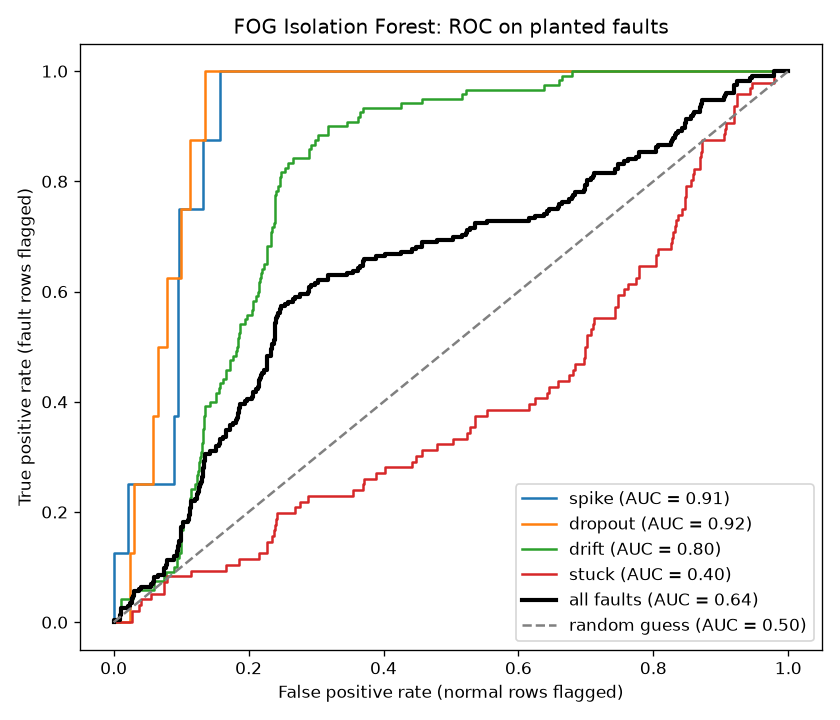

Write the Python code that produced this figure.
"""
Validate the Isolation Forest with synthetic faults.

We don't have true anomaly labels, so we plant faults with known locations
into the real sensor data and measure how well the deployed FOG model
(isolation_forest_model.pkl, 5-reading windows) ranks them above normal rows.
"""
import warnings
warnings.filterwarnings("ignore")

import pandas as pd
import numpy as np
import matplotlib.pyplot as plt
from sklearn.metrics import roc_auc_score, roc_curve
import FOGInference
from FOGInference import process_new_reading


SEED = 42
EVENTS_PER_TYPE = 8
GAP = 6  # rows kept clean between events so windows don't overlap two faults

fields = {
    'field3': 'Temperature',
    'field4': 'Humidity',
    'field5': 'eCO2',
    'field7': 'Dust',
}

# Fault type -> (length in rows, fields it can hit)
FAULTS = {
    'spike':   (1,  list(fields)),
    'dropout': (1,  ['field3', 'field4', 'field5']),  # dust is legitimately 0 sometimes
    'drift':   (15, list(fields)),
    'stuck':   (12, list(fields)),
}

rng = np.random.default_rng(SEED)


# ---------------------------------------------------------------
# 1. Load clean data
# ---------------------------------------------------------------
df = pd.read_csv("indoor_data.csv")
df['created_at'] = pd.to_datetime(df['created_at'])
df = df.sort_values('created_at').reset_index(drop=True)
df[list(fields)] = df[list(fields)].ffill().bfill()

std = df[list(fields)].std()


# ---------------------------------------------------------------
# 2. Plant faults at random, non-overlapping positions
# ---------------------------------------------------------------
faulty = df.copy()
faulty['fault'] = 'normal'
events = []
taken = np.zeros(len(faulty), dtype=bool)

for fault, (length, allowed_fields) in FAULTS.items():
    placed = 0
    while placed < EVENTS_PER_TYPE:
        start = int(rng.integers(GAP, len(faulty) - length - GAP))
        if taken[start - GAP:start + length + GAP].any():
            continue

        field = rng.choice(allowed_fields)
        rows = range(start, start + length)
        col = faulty.columns.get_loc(field)

        if fault == 'spike':
            faulty.iloc[start, col] += 6 * std[field]
        elif fault == 'dropout':
            faulty.iloc[start, col] = 0
        elif fault == 'drift':
            faulty.iloc[rows, col] += np.linspace(0, 5 * std[field], length)
        elif fault == 'stuck':
            faulty.iloc[rows, col] = faulty.iloc[start, col]

        faulty.iloc[rows, faulty.columns.get_loc('fault')] = fault
        taken[start:start + length] = True
        events.append({'fault': fault, 'field': fields[field], 'start': start, 'end': start + length})
        placed += 1

events = pd.DataFrame(events)

# ---------------------------------------------------------------
# 3. Score with the FOG model (higher = more anomalous)
# ---------------------------------------------------------------
FOGInference.buffer.clear()
scores = []
for _, row in faulty.iterrows():
    out = process_new_reading(row['field3'], row['field4'], row['field5'], row['field7'])
    scores.append(-out['score'] if isinstance(out, dict) else np.nan)

faulty['score'] = scores
faulty = faulty.dropna(subset=['score'])


# ---------------------------------------------------------------
# 4. ROC-AUC per fault type (each fault type vs all normal rows)
# ---------------------------------------------------------------
normal = faulty[faulty['fault'] == 'normal']
curves = {}
results = []

for fault in FAULTS:
    subset = pd.concat([normal, faulty[faulty['fault'] == fault]])
    y = (subset['fault'] != 'normal').astype(int)
    curves[fault] = roc_curve(y, subset['score'])
    results.append({'fault': fault, 'roc_auc': roc_auc_score(y, subset['score'])})

# All fault types together
y_all = (faulty['fault'] != 'normal').astype(int)
curves['all faults'] = roc_curve(y_all, faulty['score'])
results.append({'fault': 'all faults', 'roc_auc': roc_auc_score(y_all, faulty['score'])})

results = pd.DataFrame(results).set_index('fault')

print(f"\nPlanted {len(events)} faults ({EVENTS_PER_TYPE} per type) into {len(faulty)} rows.\n")
with pd.option_context('display.float_format', '{:.3f}'.format):
    print(results)


# ---------------------------------------------------------------
# 5. Plot ROC curves
# ---------------------------------------------------------------
plt.figure(figsize=(7, 6))

for fault, (fpr, tpr, _) in curves.items():
    style = {'lw': 2.5, 'color': 'black'} if fault == 'all faults' else {'lw': 1.5}
    plt.plot(fpr, tpr, label=f"{fault} (AUC = {results.loc[fault, 'roc_auc']:.2f})", **style)

plt.plot([0, 1], [0, 1], linestyle='--', color='gray', label='random guess (AUC = 0.50)')
plt.xlabel('False positive rate (normal rows flagged)')
plt.ylabel('True positive rate (fault rows flagged)')
plt.title('FOG Isolation Forest: ROC on planted faults')
plt.legend(loc='lower right')
plt.tight_layout()
plt.savefig("validate_iforest.png", dpi=120)
plt.show()
